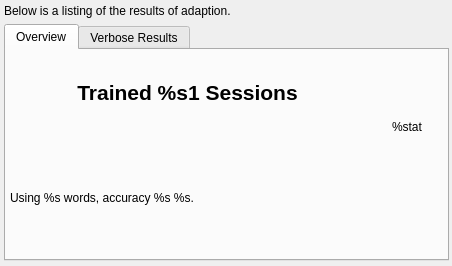
<?xml version="1.0" encoding="UTF-8"?>
<ui version="4.0">
 <class>Results</class>
 <widget class="QWizardPage" name="Results">
  <property name="geometry">
   <rect>
    <x>0</x>
    <y>0</y>
    <width>452</width>
    <height>266</height>
   </rect>
  </property>
  <property name="windowTitle">
   <string>Select Model</string>
  </property>
  <property name="title">
   <string>Results of Adaption</string>
  </property>
  <property name="subTitle">
   <string>Here are the results of adaption.</string>
  </property>
  <widget class="QWidget" name="gridLayoutWidget">
   <property name="geometry">
    <rect>
     <x>4</x>
     <y>4</y>
     <width>445</width>
     <height>257</height>
    </rect>
   </property>
   <layout class="QGridLayout" name="gridLayoutResults">
    <item row="0" column="0">
     <widget class="QLabel" name="label">
      <property name="text">
       <string>Below is a listing of the results of adaption.</string>
      </property>
     </widget>
    </item>
    <item row="1" column="0">
     <widget class="QTabWidget" name="tabWidget">
      <property name="currentIndex">
       <number>0</number>
      </property>
      <widget class="QWidget" name="tabOverview">
       <attribute name="title">
        <string>Overview</string>
       </attribute>
       <widget class="QWidget" name="gridLayoutWidget_2">
        <property name="geometry">
         <rect>
          <x>0</x>
          <y>0</y>
          <width>433</width>
          <height>205</height>
         </rect>
        </property>
        <layout class="QGridLayout" name="gridLayoutOverview">
         <item row="1" column="1">
          <spacer name="verticalSpacer">
           <property name="orientation">
            <enum>Qt::Vertical</enum>
           </property>
           <property name="sizeType">
            <enum>QSizePolicy::Expanding</enum>
           </property>
           <property name="sizeHint" stdset="0">
            <size>
             <width>20</width>
             <height>2</height>
            </size>
           </property>
          </spacer>
         </item>
         <item row="1" column="0">
          <widget class="QLabel" name="lblAdaptionReport">
           <property name="text">
            <string>Using %s words, accuracy %s %s.</string>
           </property>
           <property name="alignment">
            <set>Qt::AlignLeading|Qt::AlignLeft|Qt::AlignVCenter</set>
           </property>
           <property name="wordWrap">
            <bool>true</bool>
           </property>
           <property name="margin">
            <number>4</number>
           </property>
           <property name="indent">
            <number>4</number>
           </property>
          </widget>
         </item>
         <item row="0" column="0" colspan="2">
          <layout class="QHBoxLayout" name="horizontalLayout">
           <item>
            <widget class="QLabel" name="lblSessionCount">
             <property name="font">
              <font>
               <pointsize>16</pointsize>
               <weight>75</weight>
               <bold>true</bold>
              </font>
             </property>
             <property name="text">
              <string>Trained %s1 Sessions</string>
             </property>
             <property name="alignment">
              <set>Qt::AlignCenter</set>
             </property>
            </widget>
           </item>
           <item>
            <layout class="QVBoxLayout" name="verticalLayout">
             <item>
              <widget class="QLabel" name="lblAccuracy">
               <property name="minimumSize">
                <size>
                 <width>64</width>
                 <height>64</height>
                </size>
               </property>
               <property name="maximumSize">
                <size>
                 <width>64</width>
                 <height>64</height>
                </size>
               </property>
               <property name="text">
                <string/>
               </property>
               <property name="alignment">
                <set>Qt::AlignCenter</set>
               </property>
              </widget>
             </item>
             <item>
              <widget class="QLabel" name="lblAccuracyText">
               <property name="minimumSize">
                <size>
                 <width>64</width>
                 <height>0</height>
                </size>
               </property>
               <property name="maximumSize">
                <size>
                 <width>64</width>
                 <height>16777215</height>
                </size>
               </property>
               <property name="text">
                <string>%stat</string>
               </property>
               <property name="alignment">
                <set>Qt::AlignBottom|Qt::AlignHCenter</set>
               </property>
              </widget>
             </item>
            </layout>
           </item>
          </layout>
         </item>
        </layout>
       </widget>
      </widget>
      <widget class="QWidget" name="tabVerbose">
       <attribute name="title">
        <string>Verbose Results</string>
       </attribute>
       <widget class="QWidget" name="verticalLayoutWidget">
        <property name="geometry">
         <rect>
          <x>0</x>
          <y>0</y>
          <width>433</width>
          <height>205</height>
         </rect>
        </property>
        <layout class="QVBoxLayout" name="verticalLayoutVerbose">
         <item>
          <widget class="QTableWidget" name="tableWidgetVerbose"/>
         </item>
        </layout>
       </widget>
      </widget>
     </widget>
    </item>
   </layout>
  </widget>
 </widget>
 <resources/>
 <connections/>
</ui>
